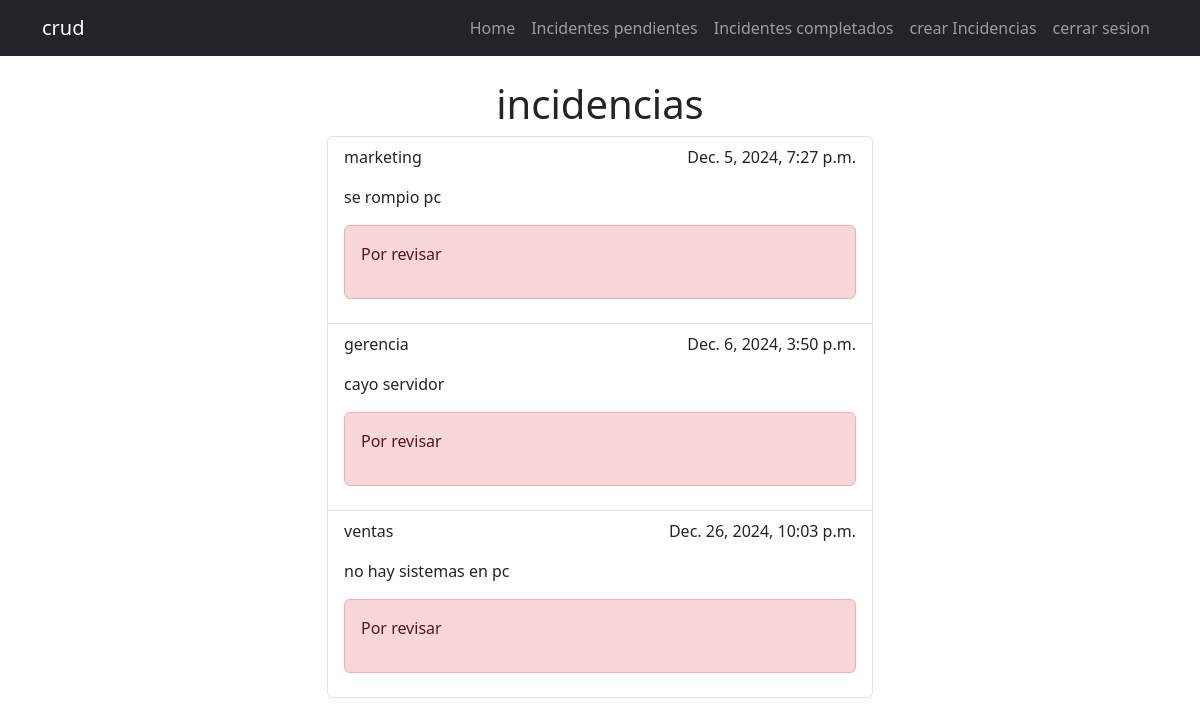
The app's page /incidents/ (signed in) with its own data.
### incidents/models.py (models this page shows, shortened)
class Incident(models.Model):
    fecha_reporte = models.DateTimeField(auto_now_add=True)
    reportado_por = models.CharField(max_length=100)
    tipo_incidente = models.CharField(max_length=100)
    descripcion = models.TextField(blank=True)
    prioridad = models.CharField(max_length=50, blank=True)
    estado = models.CharField(max_length=30, blank=True)
    responsable = models.CharField(max_length=30, blank=True)
    fecha_solucion = models.DateTimeField(null=True, blank=True)
    acciones_realizadas = models.TextField(blank=True)
    resultado = models.CharField(max_length=100, blank=True)
    revisado_por = models.CharField(max_length=100, blank=True)
    user = models.ForeignKey(User, on_delete=models.CASCADE)

### incidents/views.py (the view)
# urls.py: path('incidents/', views.incidents, name='incidents'),
@login_required
def incidents(request):
    incidents = Incident.objects.filter(fecha_solucion__isnull=True)
    return render(request, 'incidents.html', {
        'incidents': incidents
    })

### incidents/templates/incidents.html
{% extends 'master.html' %}
{% block content %}
<main class="container">
  <div class="row">
    <div class="col-md-6 offset-md-3 my-4">
      <h1 class="text-center">
        incidencias
      </h1>
      <ul class="list-group">
        {% for incident in incidents %}
        <a class="list-group-item" href="{% url 'incident_detail' incident.id %}">
          <header class="d-flex justify-content-between">
            <p>{{incident.reportado_por}}</p>
            <p>{{incident.fecha_reporte}}</p>
          </header>
            <p>{{incident.tipo_incidente}}</p>
            {% if incident.fecha_solucion %}
            <p>{{incident.resultado}}</p>
            <div class="alert alert-success d-flex justify-content-between">
              <p >Revisado Por: {{incident.revisado_por}}</p>
              <p>{{incident.fecha_solucion|date:'M j Y:i'}}</p>
            </div>
            {% else %}
            <div class="alert alert-danger">
              <p >Por revisar</p>
            </div>
            {% endif %}
        </a>
        {% endfor %}
      </ul>
    </div>
  </div>
</main>
{% endblock %}

### incidents/templates/master.html (shortened to what this page needs)
<!DOCTYPE html>
<html lang="en">
<head>
    <link
      rel="stylesheet"
      href="https://cdn.jsdelivr.net/npm/bootstrap@5.3.3/dist/css/bootstrap.min.css"
    />
</head>
<body>
  <nav class="navbar navbar-expand-lg bg-dark navbar-dark">
    <div class="container">
      <a class="navbar-brand" href="/">crud</a>
      <div class="collapse navbar-collapse" id="navbarNav">
        <ul class="navbar-nav ms-auto">
          <li class="nav-item">
            <a href="/" class="nav-link">Home</a>
          </li>
          {% if user.is_authenticated %}
          <li class="nav-item">
            <a href="{% url 'incidents' %}" class="nav-link">Incidentes pendientes</a>
          </li>
            <a href="{% url 'incidents_completed' %}" class="nav-link">Incidentes completados</a>
          <li class="nav-item">
            <a href="/incidents/create/" class="nav-link">crear Incidencias</a>
          </li>
          <li class="nav-item">
            <a href="/logout" class="nav-link">cerrar sesion</a>
          </li>
          {% endif %}
        </ul>
      </div>
    </div>
  </nav>
    {% block content %}
    {% endblock %}
</body>
</html>

### records on screen
Incident: reportado_por "marketing", fecha_reporte "Dec. 5, 2024, 7:27 p.m.", tipo_incidente "se rompio pc", shows "Por revisar"
Incident: reportado_por "gerencia", fecha_reporte "Dec. 6, 2024, 3:50 p.m.", tipo_incidente "cayo servidor", shows "Por revisar"
Incident: reportado_por "ventas", fecha_reporte "Dec. 26, 2024, 10:03 p.m.", tipo_incidente "no hay sistemas en pc", shows "Por revisar"
